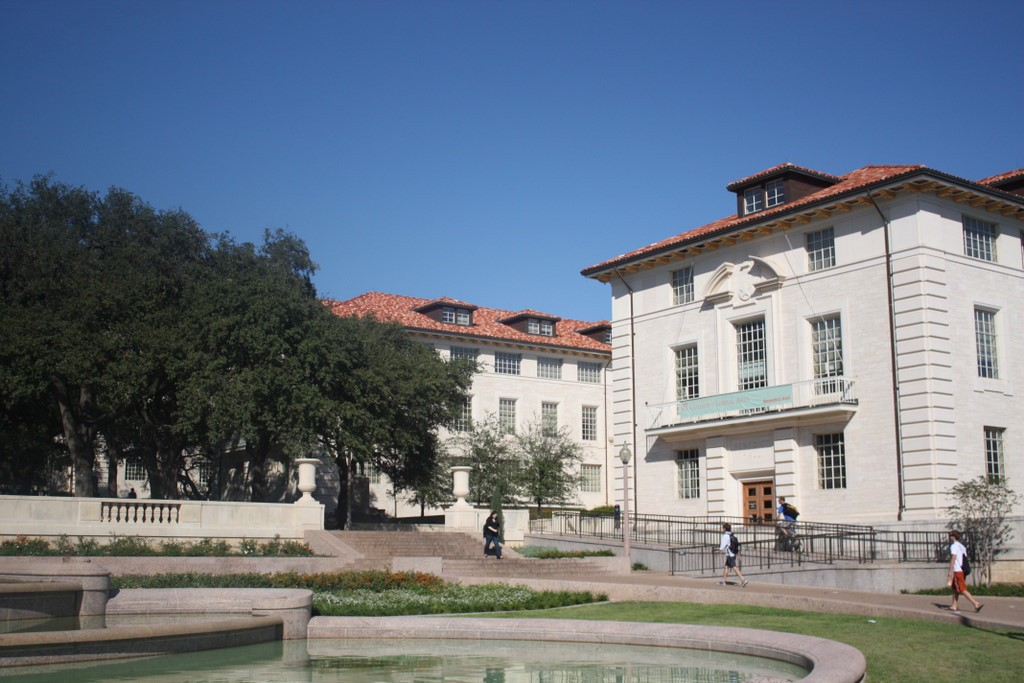
#> input picture Trabalho4/imagens/foto1A.jpg, 1024 x 683 px
$ python main_registro.py -i imagens/foto1A.jpg imagens/foto3A.jpg -o imagens/foto3A.jpg
#> lines starting #> are read from the running program, lines starting #| are printed output that depends on the picture
#> in main, img1 is the input picture: shape (683, 1024, 3); mean B, G, R 132.3, 118.7, 107.9
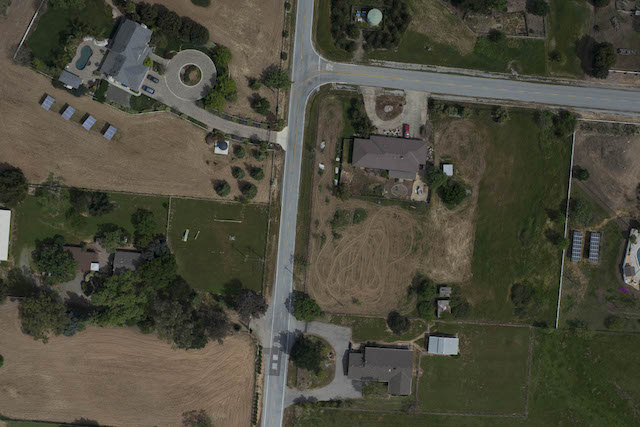
#> input picture Trabalho4/imagens/foto3A.jpg, 640 x 427 px
#> in main, img2 is the input picture: shape (427, 640, 3); mean B, G, R 60.5, 74.3, 75.9
### Trabalho4/panoramica.py
import cv2
import numpy as np

def panoramica(img1_color, img2_color, metodo="SIFT", limiar_ratio=0.75):

#> called with metodo = 'SIFT', limiar_ratio = 0.75
    img1_gray = cv2.cvtColor(img1_color, cv2.COLOR_BGR2GRAY)
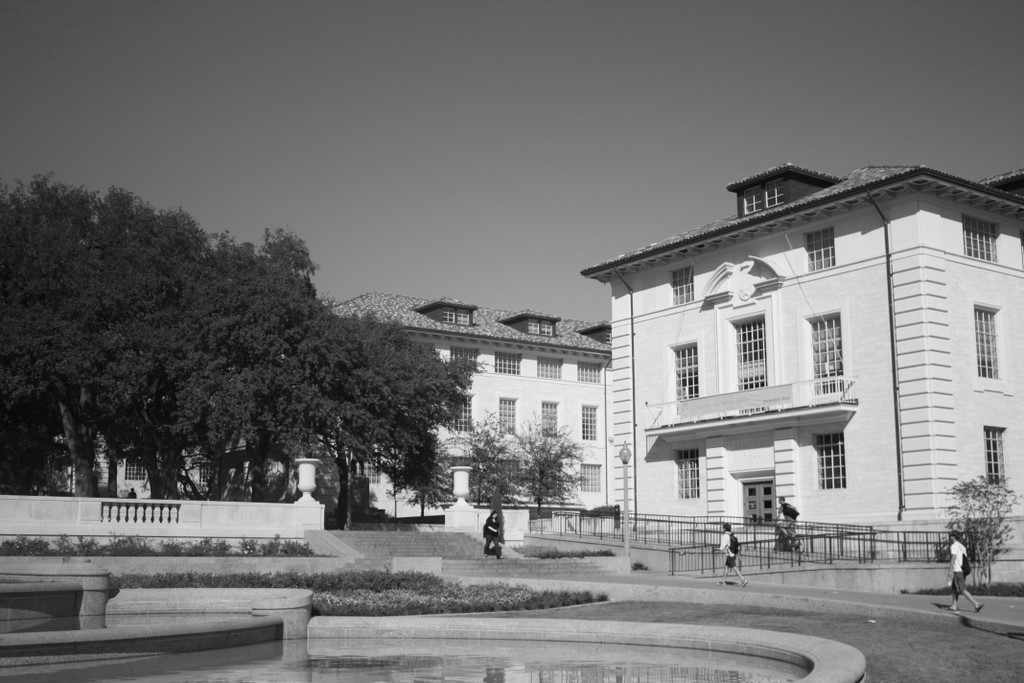
#> img1_gray: shape (683, 1024); min 3, max 253, mean 117
    img2_gray = cv2.cvtColor(img2_color, cv2.COLOR_BGR2GRAY)
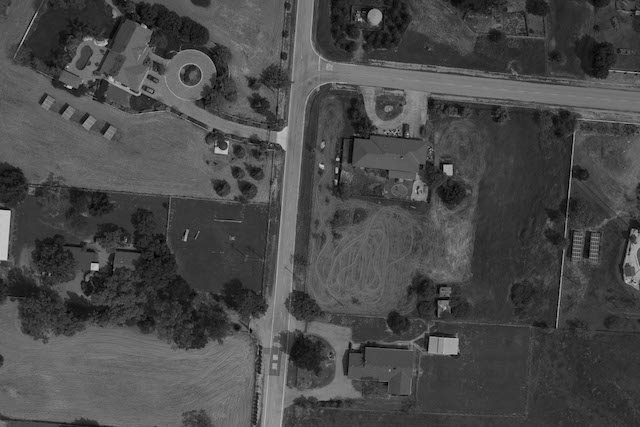
#> img2_gray: shape (427, 640); min 0, max 209, mean 73.2

    # Encontrar pontos de interesse e descritores
    if metodo == "SIFT":
        detector = cv2.SIFT_create()
        norma = cv2.NORM_L2
    elif metodo == "ORB":
        detector = cv2.ORB_create(nfeatures=2000)
        norma = cv2.NORM_HAMMING
    elif metodo == "BRISK":
        detector = cv2.BRISK_create()
        norma = cv2.NORM_HAMMING
    else:
        print(f"Erro: Método '{metodo}' não suportado.")
        return None, None

    keypoints1, descriptors1 = detector.detectAndCompute(img1_gray, None)
#> keypoints1 = 4239 keypoints; strongest (x, y, size): (958, 550, 9.6), (490, 528, 2), (440, 520, 6.8), (376, 451, 1.8)
    keypoints2, descriptors2 = detector.detectAndCompute(img2_gray, None)
#> keypoints2 = 1123 keypoints; strongest (x, y, size): (338, 159, 2.3), (95, 267, 5.2), (337, 172, 2), (448, 169, 6.5)

    matcher = cv2.BFMatcher(norma, crossCheck=False)
    matches_brutos = matcher.knnMatch(descriptors1, descriptors2, k=2)
#> matches_brutos = 4239 matches

    bons_matches = []
    for m, n in matches_brutos:
        # Se a distância do melhor match for muito menor que a do segundo melhor (limiar)
        if m.distance < limiar_ratio * n.distance:
            bons_matches.append(m)
#> after the loop, bons_matches = 55 matches

    # RANSAC exige pelo menos 4 pontos para calcular a matriz 3x3
    if len(bons_matches) >= 4:
        pts1 = np.float32([keypoints1[m.queryIdx].pt for m in bons_matches]).reshape(-1, 1, 2)
#> pts1 = 55 rows, first 8: [14, 557.9], [72.05, 656.2], [78.04, 661.1], [112.1, 514.1], [119.3, 652], [143.2, 613.5], [165.7, 540.8], [169, 519.1]
        pts2 = np.float32([keypoints2[m.trainIdx].pt for m in bons_matches]).reshape(-1, 1, 2)
#> pts2 = 55 rows, first 8: [295.6, 212.2], [319.6, 125.7], [290.6, 19.54], [344, 146.6], [275, 229.3], [255.6, 407.6], [601.5, 81.67], [586.3, 252.3]

        # 4. Encontrar a Homografia
        H, mascara_ransac = cv2.findHomography(pts1, pts2, cv2.RANSAC, 5.0)
#> H = [[-0.236, -0.436, 295.6], [-0.17, -0.313, 212.2], [-0.0008, -0.00147, 1]]; mascara_ransac = 55 values, max 1 at index 0, min 0 at index 1, mean 0.127

        altura1, largura1 = img1_color.shape[:2]
#> altura1 = 683; largura1 = 1024
        altura2, largura2 = img2_color.shape[:2]
#> altura2 = 427; largura2 = 640

        # Cria uma tela grande para caber as duas imagens lado a lado
        largura_panorama = largura1 + largura2
#> largura_panorama = 1664
        altura_panorama = max(altura1, altura2)
#> altura_panorama = 683

        # Distorce a Imagem 1 para o plano da Imagem 2
        img_panorama = cv2.warpPerspective(img1_color, H, (largura_panorama, altura_panorama))
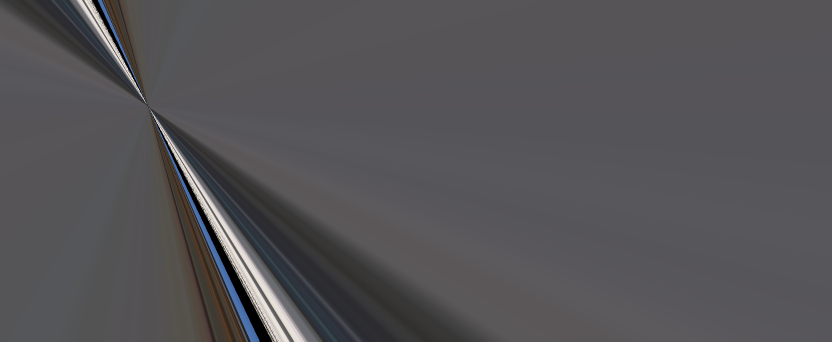
#> img_panorama: shape (683, 1664, 3) (shown at 1/2 size); mean B, G, R 86.4, 83.2, 84.6

        # 7. Unir as imagens
        # Substitui os pixels vazios à esquerda pela Imagem 2
        img_panorama[0:altura2, 0:largura2] = img2_color
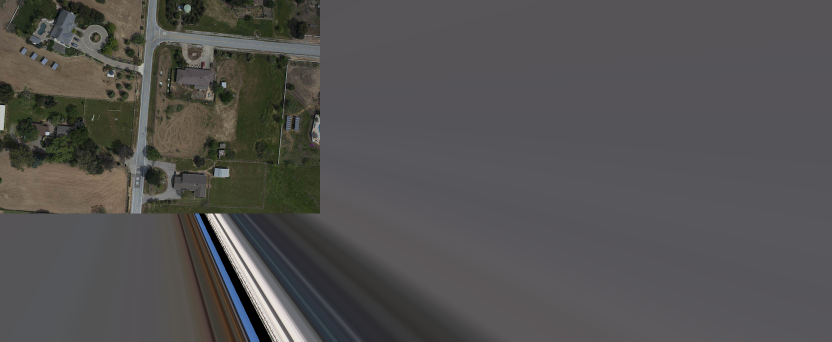
#> img_panorama: shape (683, 1664, 3) (shown at 1/2 size); mean B, G, R 80.6, 81.4, 82.8

        # 8. Desenhar as retas entre pontos correspondentes
        # Apenas os pontos que o RANSAC considerou como válidos
        matches_ransac = [bons_matches[i] for i in range(len(bons_matches)) if mascara_ransac[i]]
#> matches_ransac = 7 matches

        img_linhas = cv2.drawMatches(
        img1_color, keypoints1,
        img2_color, keypoints2,
        matches_ransac,  # sem limite
        None,
        flags=cv2.DrawMatchesFlags_NOT_DRAW_SINGLE_POINTS
    )
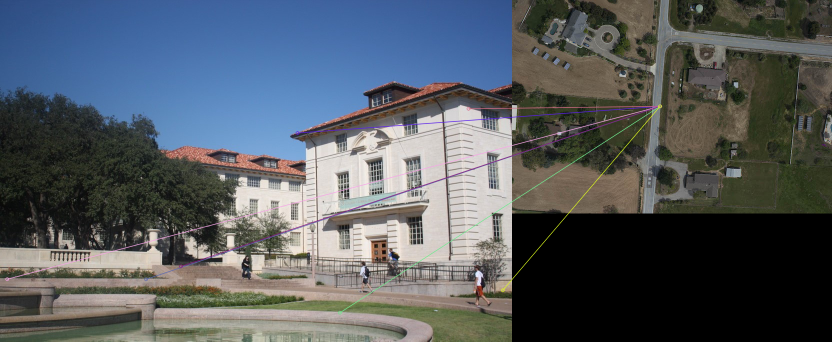
#> img_linhas: shape (683, 1664, 3) (shown at 1/2 size); mean B, G, R 96.3, 91, 84.9

        return img_panorama, img_linhas

    else:
        print(f"Erro: Foram encontradas apenas {len(bons_matches)} boas correspondências (mínimo 4).")
        return None, None


### Trabalho4/main_registro.py
import argparse
import cv2
import sys
from panoramica import panoramica

def main():
    parser = argparse.ArgumentParser(description="Trabalho 4 - PDI: Registro de Imagens (Parte 2)")

    # Parâmetros esperados no terminal
    parser.add_argument('-i', nargs=2, type=str, required=True, metavar=('IMG1', 'IMG2'), help='Caminho para as duas imagens de entrada (ex: A.jpg B.jpg)')
    parser.add_argument('-o', type=str, required=True, help='Caminho para salvar a imagem panorâmica de saída')
    parser.add_argument('-m', type=str, default='SIFT', choices=['SIFT', 'ORB', 'BRISK'], help='Método de detecção de pontos de interesse (Padrão: SIFT)')
    parser.add_argument('-l', type=float, default=0.75, help='Limiar para o Teste de Ratio de Lowe (Padrão: 0.75)')

    args = parser.parse_args()

    print(f"Carregando as imagens: {args.i[0]} e {args.i[1]}...")
    img1 = cv2.imread(args.i[0])
    img2 = cv2.imread(args.i[1])

    if img1 is None:
        print(f"Erro ao carregar a imagem 1: {args.i[0]}")
        sys.exit(1)
    if img2 is None:
        print(f"Erro ao carregar a imagem 2: {args.i[1]}")
        sys.exit(1)

    print(f"Iniciando o registro usando o método {args.m}...")
    img_panorama, img_linhas = panoramica(img1, img2, metodo=args.m, limiar_ratio=args.l)

    if img_panorama is not None:
        # Salva a imagem panorâmica final
        cv2.imwrite(args.o, img_panorama)
        print(f"Sucesso! Imagem panorâmica guardada em: {args.o}")

        # Salva a imagem auxiliar com as linhas de correspondência (exigida para o relatório)
        nome_linhas = args.o.replace(".jpg", "_linhas.jpg").replace(".png", "_linhas.png")
        cv2.imwrite(nome_linhas, img_linhas)
        print(f"Imagem com as linhas de correspondência guardada em: {nome_linhas}")
    else:
        print("Falha ao gerar a imagem panorâmica.")

if __name__ == "__main__":
    main()
